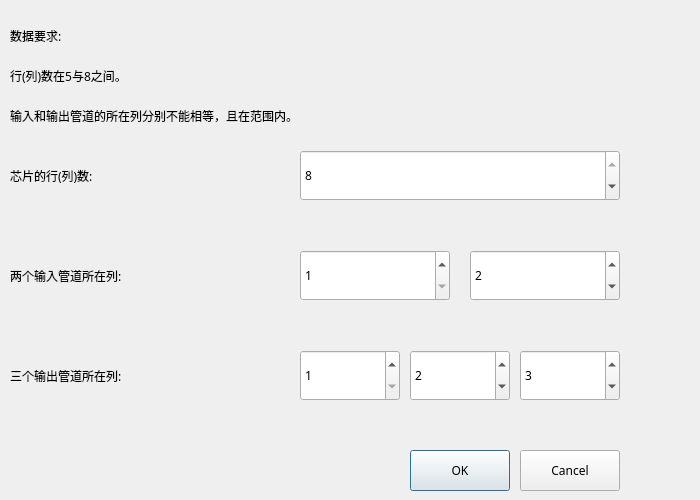
<?xml version="1.0" encoding="UTF-8"?>
<ui version="4.0">
 <class>AddDialog</class>
 <widget class="QDialog" name="AddDialog">
  <property name="geometry">
   <rect>
    <x>0</x>
    <y>0</y>
    <width>700</width>
    <height>500</height>
   </rect>
  </property>
  <property name="windowTitle">
   <string>添加新芯片</string>
  </property>
  <widget class="QLabel" name="label">
   <property name="geometry">
    <rect>
     <x>10</x>
     <y>110</y>
     <width>221</width>
     <height>131</height>
    </rect>
   </property>
   <property name="font">
    <font>
     <family>微软雅黑</family>
    </font>
   </property>
   <property name="text">
    <string>芯片的行(列)数:</string>
   </property>
  </widget>
  <widget class="QLabel" name="label_2">
   <property name="geometry">
    <rect>
     <x>10</x>
     <y>210</y>
     <width>261</width>
     <height>131</height>
    </rect>
   </property>
   <property name="font">
    <font>
     <family>微软雅黑</family>
    </font>
   </property>
   <property name="text">
    <string>两个输入管道所在列:</string>
   </property>
  </widget>
  <widget class="QLabel" name="label_3">
   <property name="geometry">
    <rect>
     <x>10</x>
     <y>310</y>
     <width>281</width>
     <height>131</height>
    </rect>
   </property>
   <property name="font">
    <font>
     <family>微软雅黑</family>
    </font>
   </property>
   <property name="text">
    <string>三个输出管道所在列:</string>
   </property>
  </widget>
  <widget class="QSpinBox" name="ChipSize">
   <property name="geometry">
    <rect>
     <x>300</x>
     <y>150</y>
     <width>320</width>
     <height>51</height>
    </rect>
   </property>
   <property name="font">
    <font>
     <family>微软雅黑</family>
    </font>
   </property>
   <property name="minimum">
    <number>5</number>
   </property>
   <property name="maximum">
    <number>8</number>
   </property>
   <property name="value">
    <number>8</number>
   </property>
  </widget>
  <widget class="QSpinBox" name="i1">
   <property name="geometry">
    <rect>
     <x>300</x>
     <y>250</y>
     <width>150</width>
     <height>51</height>
    </rect>
   </property>
   <property name="font">
    <font>
     <family>微软雅黑</family>
    </font>
   </property>
   <property name="minimum">
    <number>1</number>
   </property>
   <property name="maximum">
    <number>8</number>
   </property>
  </widget>
  <widget class="QSpinBox" name="i2">
   <property name="geometry">
    <rect>
     <x>470</x>
     <y>250</y>
     <width>150</width>
     <height>51</height>
    </rect>
   </property>
   <property name="font">
    <font>
     <family>微软雅黑</family>
    </font>
   </property>
   <property name="minimum">
    <number>1</number>
   </property>
   <property name="maximum">
    <number>8</number>
   </property>
   <property name="value">
    <number>2</number>
   </property>
  </widget>
  <widget class="QSpinBox" name="o1">
   <property name="geometry">
    <rect>
     <x>300</x>
     <y>350</y>
     <width>100</width>
     <height>51</height>
    </rect>
   </property>
   <property name="font">
    <font>
     <family>微软雅黑</family>
    </font>
   </property>
   <property name="minimum">
    <number>1</number>
   </property>
   <property name="maximum">
    <number>8</number>
   </property>
  </widget>
  <widget class="QSpinBox" name="o2">
   <property name="geometry">
    <rect>
     <x>410</x>
     <y>350</y>
     <width>100</width>
     <height>51</height>
    </rect>
   </property>
   <property name="font">
    <font>
     <family>微软雅黑</family>
    </font>
   </property>
   <property name="minimum">
    <number>1</number>
   </property>
   <property name="maximum">
    <number>8</number>
   </property>
   <property name="value">
    <number>2</number>
   </property>
  </widget>
  <widget class="QSpinBox" name="o3">
   <property name="geometry">
    <rect>
     <x>520</x>
     <y>350</y>
     <width>100</width>
     <height>51</height>
    </rect>
   </property>
   <property name="font">
    <font>
     <family>微软雅黑</family>
    </font>
   </property>
   <property name="minimum">
    <number>1</number>
   </property>
   <property name="maximum">
    <number>8</number>
   </property>
   <property name="value">
    <number>3</number>
   </property>
  </widget>
  <widget class="QPushButton" name="Ok">
   <property name="geometry">
    <rect>
     <x>410</x>
     <y>450</y>
     <width>100</width>
     <height>41</height>
    </rect>
   </property>
   <property name="font">
    <font>
     <family>微软雅黑</family>
    </font>
   </property>
   <property name="text">
    <string>OK</string>
   </property>
  </widget>
  <widget class="QPushButton" name="Cancel">
   <property name="geometry">
    <rect>
     <x>520</x>
     <y>450</y>
     <width>100</width>
     <height>41</height>
    </rect>
   </property>
   <property name="font">
    <font>
     <family>微软雅黑</family>
    </font>
   </property>
   <property name="text">
    <string>Cancel</string>
   </property>
  </widget>
  <widget class="QLabel" name="label_4">
   <property name="geometry">
    <rect>
     <x>10</x>
     <y>20</y>
     <width>191</width>
     <height>31</height>
    </rect>
   </property>
   <property name="font">
    <font>
     <family>微软雅黑</family>
    </font>
   </property>
   <property name="text">
    <string>数据要求:</string>
   </property>
  </widget>
  <widget class="QLabel" name="label_5">
   <property name="geometry">
    <rect>
     <x>10</x>
     <y>60</y>
     <width>661</width>
     <height>31</height>
    </rect>
   </property>
   <property name="font">
    <font>
     <family>微软雅黑</family>
    </font>
   </property>
   <property name="text">
    <string>行(列)数在5与8之间。</string>
   </property>
  </widget>
  <widget class="QLabel" name="label_6">
   <property name="geometry">
    <rect>
     <x>10</x>
     <y>100</y>
     <width>661</width>
     <height>31</height>
    </rect>
   </property>
   <property name="font">
    <font>
     <family>微软雅黑</family>
    </font>
   </property>
   <property name="text">
    <string>输入和输出管道的所在列分别不能相等，且在范围内。</string>
   </property>
  </widget>
 </widget>
 <resources/>
 <connections>
  <connection>
   <sender>Ok</sender>
   <signal>clicked()</signal>
   <receiver>AddDialog</receiver>
   <slot>accept()</slot>
   <hints>
    <hint type="sourcelabel">
     <x>525</x>
     <y>514</y>
    </hint>
    <hint type="destinationlabel">
     <x>488</x>
     <y>533</y>
    </hint>
   </hints>
  </connection>
  <connection>
   <sender>Cancel</sender>
   <signal>clicked()</signal>
   <receiver>AddDialog</receiver>
   <slot>reject()</slot>
   <hints>
    <hint type="sourcelabel">
     <x>636</x>
     <y>510</y>
    </hint>
    <hint type="destinationlabel">
     <x>697</x>
     <y>532</y>
    </hint>
   </hints>
  </connection>
 </connections>
</ui>
